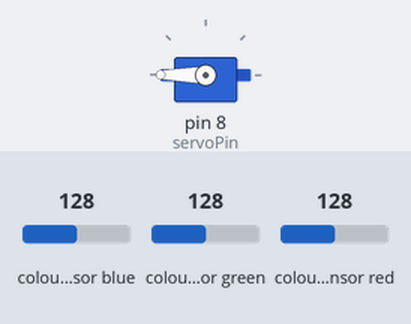
The sketch below on a simulated Arduino Uno, built with avr-gcc and run on an emulated ATmega328P. On the bench: servo. Wiring (inferred from the names in the program): TCS3200 colour sensor: output pin 6; S2 pin 4; S3 pin 5; S0 pin 2; S1 pin 3. The inputs (shaded band) are chosen by the test bench; at power-on: colour sensor red 128, colour sensor blue 128, colour sensor green 128. What the sketch prints to the serial monitor is not drawn.

Above: at 1.2 s.
1.3 s: colour sensor red set to 137
At 2.3 s:
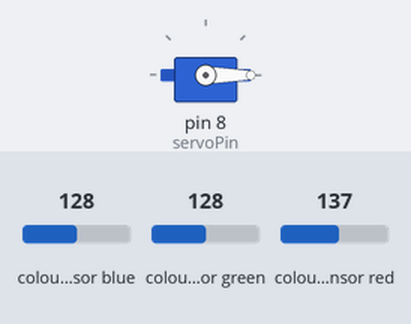
Timing chart, 0 to 4.3 s (numbered marks = the images above; inputs shaded):
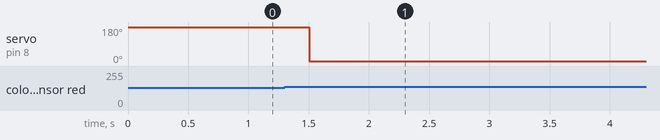

The sketch:

ArduinoUnoCardSorter.ino
```cpp
// Arduino Uno Card Sorter
// Sorts Uno Cards by their color
// Written by Jacob Greene & Daniel Crooks

#include <Servo.h>
//color sensor pins
const int s0 = 2;
const int s1 = 3;
const int s2 = 4;
const int s3 = 5;
const int outPin = 6;
const int servoPin = 8;

//current color
bool red = false;
bool green = false;
bool blue = false;
bool yellow = false;

Servo servo;

void setup()
{
  //output frequency pins
  pinMode(s0, OUTPUT);
  pinMode(s1, OUTPUT);
  //color pins
  pinMode(s2, OUTPUT);
  pinMode(s3, OUTPUT);
  //output pin
  pinMode(outPin, INPUT);

  Serial.begin(9600); //serial monitor, for debugging

  //start color sensor 100%
  digitalWrite(s0, HIGH);
  digitalWrite(s1, HIGH);

  servo.attach(servoPin);
}

void loop()
{
  SenseColors();
  delay(500);
}

void SenseColors()
{
  //input data variables
  int redData = 0;
  int greenData = 0;
  int blueData = 0;

  // RED FILTER
  digitalWrite(s2, LOW);
  digitalWrite(s3, LOW);
  redData = pulseIn(outPin, LOW);

  // GREEN FILTER
  digitalWrite(s2, HIGH);
  digitalWrite(s3, HIGH);
  greenData = pulseIn(outPin, LOW);

  // BLUE FILTER
  digitalWrite(s2, LOW);
  digitalWrite(s3, HIGH);
  blueData = pulseIn(outPin, LOW);

  CheckColor(redData, greenData, blueData);
  PrintRawData(redData, greenData, blueData);
}

void CheckColor(int redData, int greenData, int blueData)
{
  // lower values = higher amount of color
  if (redData < greenData && redData < blueData) red = true;
  else if (greenData < redData && greenData < blueData) blue = true;
  else if (blueData < redData && blueData < greenData) blue = true;
  else yellow = true;

  printColor(red, green, blue, yellow);
  moveServo(red, green, blue, yellow);
}

void moveServo(bool red, bool green, bool blue, bool yellow)
{
  if (red) servo.write(0);
  else if (green) servo.write(90);
  else if (blue) servo.write(180);
  else if (yellow) servo.write(270);
}

void printColor(bool red, bool green, bool blue, bool yellow) {
  if (red) Serial.print("RED");
  else if (green) Serial.print("GREEN");
  else if (blue) Serial.print("BLUE");
  else if (yellow) Serial.print("YELLOW");
  Serial.println(); // newline
}


void PrintRawData(int redData, int greenData, int blueData)
{
  Serial.print("R: ");
  Serial.print(redData);

  Serial.print(" G: ");
  Serial.print(greenData);

  Serial.print(" B: ");
  Serial.print(blueData);

  Serial.print(" = ");
}
```

Measured:
- the behaviour switches between 131 and 132 on colour sensor red (found by bisection; images 0 and 1)
- after the input at 1.3 s, servo on pin 8 (servoPin): 180° → 0° after 0.20 s
